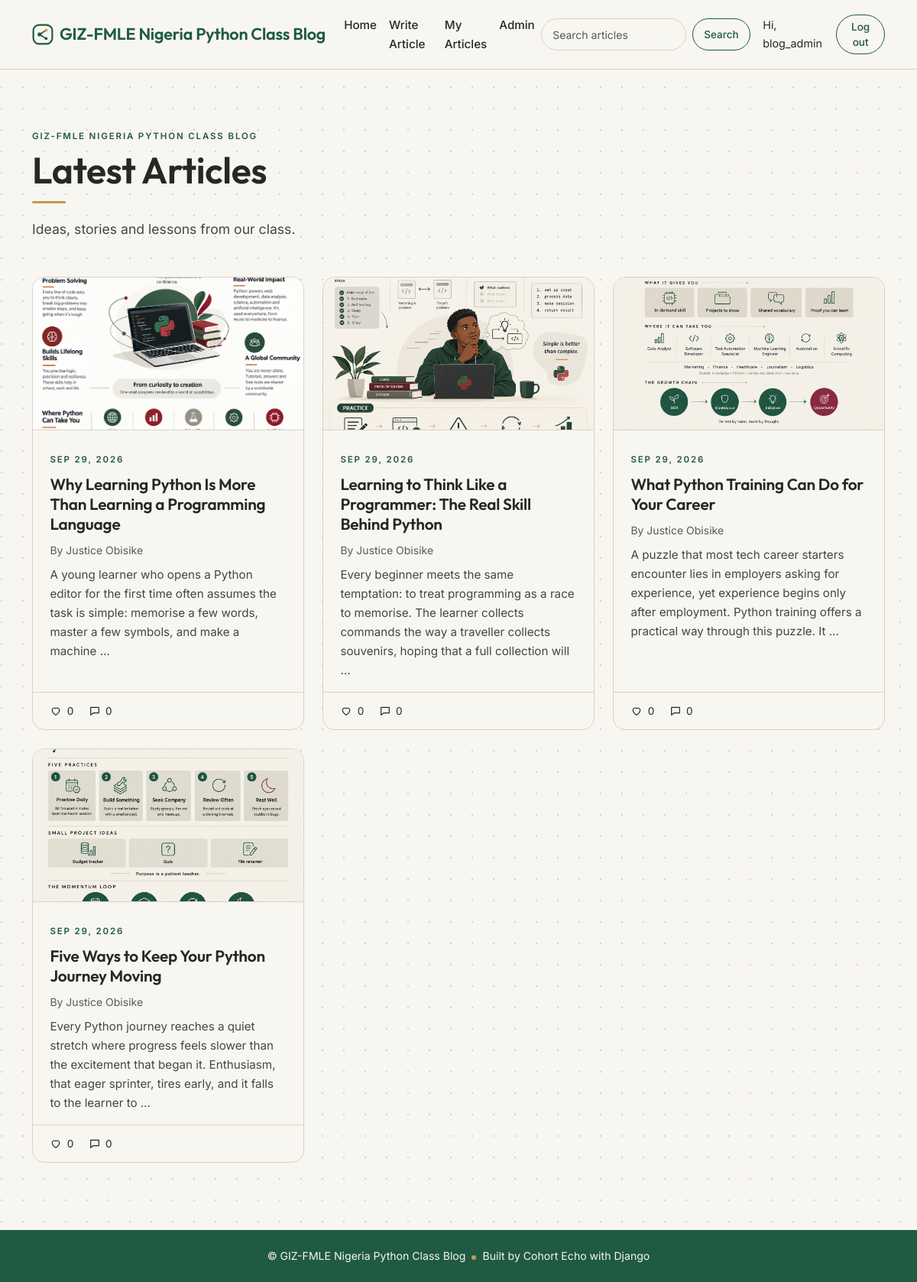
The app's page / (signed in) with its own data.
### blog/models.py (models this page shows, shortened)
class Post(models.Model):
    STATUS_CHOICES = [
        ('draft', 'Draft'),
        ('published', 'Published'),
    ]
    title = models.CharField(max_length=200)
    slug = models.SlugField(max_length=220, unique=True, blank=True)
    author = models.ForeignKey(
        settings.AUTH_USER_MODEL, on_delete=models.CASCADE, related_name='posts'
    )
    cover_image = models.ImageField(upload_to='covers/', blank=True, null=True)
    content = models.TextField()
    status = models.CharField(max_length=10, choices=STATUS_CHOICES, default='published')
    created_at = models.DateTimeField(auto_now_add=True)
    updated_at = models.DateTimeField(auto_now=True)
    likes = models.ManyToManyField(
        settings.AUTH_USER_MODEL, related_name='liked_posts', blank=True
    )
    class Meta:
        ordering = ['-created_at']
    def get_absolute_url(self):
        return reverse('post_detail', kwargs={'slug': self.slug})

### blog/views.py (the view)
# urls.py: path('', views.PostListView.as_view(), name='home'),
class PostListView(ListView):
    template_name = 'blog/home.html'
    context_object_name = 'posts'
    paginate_by = 6
    def get_queryset(self):
        qs = (
            Post.objects.filter(status='published')
            .select_related('author')
            .annotate(
                like_count=Count('likes', distinct=True),
                comment_count=Count(
                    'comments', filter=Q(comments__active=True), distinct=True
                ),
            )
        )
        q = self.request.GET.get('q', '').strip()
        if q:
            qs = qs.filter(Q(title__icontains=q) | Q(content__icontains=q))
        return qs

### blog/context_processors.py (called while the page is built)
def author_status(request):
    return {'is_author': is_author(request.user)}

### blog/permissions.py (called while the page is built)
def is_author(user):
    return user.is_authenticated and (
        user.is_superuser or user.groups.filter(name='Authors').exists()
    )

### templates/blog/home.html (shortened to what this page needs)
{% extends 'base.html' %}
{% block content %}
<header class="page-hero">
  <span class="eyebrow">GIZ-FMLE Nigeria Python Class Blog</span>
  <h1 class="display-title">Latest Articles</h1>
  <div class="amber-rule"></div>
  <p class="lead-text">Ideas, stories and lessons from our class.</p>
</header>
<div class="row row-cols-1 row-cols-md-2 row-cols-lg-3 g-4">
  {% for post in posts %}
    <div class="col">
      <article class="post-card">
        {% if post.cover_image %}
          <img src="{{ post.cover_image.url }}" class="post-card__cover" alt="{{ post.title }}">
        {% endif %}
        <div class="post-card__body">
          <span class="eyebrow">{{ post.created_at|date:"M d, Y" }}</span>
          <h2 class="post-card__title">
            <a href="{{ post.get_absolute_url }}">{{ post.title }}</a>
          </h2>
          <p class="small mb-2" style="opacity:.75;">
            By {{ post.author.get_full_name|default:post.author.username }}
          </p>
          <p class="post-card__excerpt">{{ post.content|truncatewords:30 }}</p>
        </div>
        <div class="post-card__footer">
          <span class="icon-stat">
            <svg viewBox="0 0 24 24"><path d="M12 20s-7-4.4-7-10a4 4 0 0 1 7-2.6A4 4 0 0 1 19 10c0 5.6-7 10-7 10z"/></svg>
            {{ post.like_count }}
          </span>
          <span class="icon-stat">
            <svg viewBox="0 0 24 24"><path d="M4 5h16v11H9l-5 4V5z"/></svg>
            {{ post.comment_count }}
          </span>
        </div>
      </article>
    </div>
  {% empty %}
    <p>No articles found.</p>
  {% endfor %}
</div>
{% endblock %}

### templates/base.html (shortened to what this page needs)
{% load static %}
<!DOCTYPE html>
<html lang="en">
<head>
  <link href="https://cdn.jsdelivr.net/npm/bootstrap@5.3.3/dist/css/bootstrap.min.css" rel="stylesheet">
  <link rel="stylesheet" href="{% static 'css/custom.css' %}?v=2">
</head>
<body class="d-flex flex-column min-vh-100">
<nav class="navbar navbar-expand-lg site-nav sticky-top">
  <div class="container">
    <a class="navbar-brand d-flex align-items-center gap-2" href="{% url 'home' %}">
      <span>GIZ-FMLE Nigeria Python Class Blog</span>
    </a>
    <div class="collapse navbar-collapse" id="mainNav">
      <ul class="navbar-nav me-auto">
        <li class="nav-item"><a class="nav-link" href="{% url 'home' %}">Home</a></li>
        {% if is_author %}
          <li class="nav-item"><a class="nav-link" href="{% url 'post_create' %}">Write Article</a></li>
          <li class="nav-item"><a class="nav-link" href="{% url 'my_posts' %}">My Articles</a></li>
        {% endif %}
        {% if user.is_superuser %}
          <li class="nav-item"><a class="nav-link" href="{% url 'admin:index' %}">Admin</a></li>
        {% endif %}
      </ul>
      <form class="d-flex me-lg-3 my-2 my-lg-0" method="get" action="{% url 'home' %}">
        <input class="form-control form-control-sm search-input me-2" type="search" name="q"
               placeholder="Search articles" value="{{ request.GET.q }}">
        <button class="btn btn-outline-primary btn-sm">Search</button>
      </form>
      <ul class="navbar-nav align-items-lg-center">
        {% if user.is_authenticated %}
          <li class="nav-item navbar-text me-3">Hi, {{ user.username }}</li>
          <li class="nav-item">
            <form method="post" action="{% url 'logout' %}">
              <button class="btn btn-outline-primary btn-sm">Log out</button>
            </form>
          </li>
        {% else %}
          <li class="nav-item"><a class="nav-link" href="{% url 'login' %}">Log in</a></li>
          <li class="nav-item ms-lg-2"><a class="btn btn-primary btn-sm" href="{% url 'signup' %}">Sign up</a></li>
        {% endif %}
      </ul>
    </div>
  </div>
</nav>
<main class="container my-4 flex-grow-1">
  {% block content %}{% endblock %}
</main>
<footer class="site-footer">
  <span>&copy; GIZ-FMLE Nigeria Python Class Blog</span><span class="dot-amber"></span><span>Built by Cohort Echo with Django</span>
</footer>
</body>
</html>

### static/css/custom.css (style rules this page uses)
:root { --warm-white: #F8F6F0; --forest: #1F5A43; --stone: #D8D3C8; --brick: #8B3A42; --charcoal: #252824; --amber: #C69A4A; --radius: 16px; --font-heading: 'Outfit', 'Poppins', system-ui, sans-serif; --font-body: 'Inter', system-ui, -apple-system, 'Segoe UI', sans-serif; --bs-body-bg: #F8F6F0; --bs-body-bg-rgb: 248, 246, 240; --bs-body-color: #252824; --bs-body-color-rgb: 37, 40, 36; --bs-body-font-family: var(--font-body); --bs-link-color-rgb: 31, 90, 67; --bs-link-hover-color-rgb: 37, 40, 36; --bs-danger-rgb: 139, 58, 66; --bs-border-color: #D8D3C8; }
body { font-family: var(--font-body); color: var(--charcoal); background-color: var(--warm-white); line-height: 1.65; }
h1, h2, h3, h4, h5, h6, .navbar-brand, .display-title { font-family: var(--font-heading); font-weight: 600; letter-spacing: -0.01em; color: var(--charcoal); }
a { text-decoration: none; }
.eyebrow { font-size: .72rem; letter-spacing: .16em; text-transform: uppercase; font-weight: 600; color: var(--forest); }
.amber-rule { width: 44px; height: 3px; background: var(--amber); border-radius: 2px; margin: .9rem 0 1.2rem; }
.dot-amber { display: inline-block; width: 6px; height: 6px; border-radius: 50%; background: var(--amber); margin: 0 .5rem; vertical-align: middle; }
.lead-text { font-size: 1.1rem; max-width: 42rem; opacity: .85; }
.page-hero { padding: 3rem 0 2rem; }
.display-title { font-size: clamp(2rem, 4.5vw, 3rem); line-height: 1.1; margin: .4rem 0 0; }
.site-nav { background: var(--warm-white); border-bottom: 1px solid var(--stone); padding: .75rem 0; }
.site-nav .navbar-brand { color: var(--forest); font-size: 1.35rem; }
.site-nav .nav-link { color: var(--charcoal); font-weight: 500; font-size: .95rem; }
.site-nav .navbar-text { color: var(--charcoal); font-size: .9rem; }
.btn { border-radius: 999px; font-weight: 500; padding: .5rem 1.2rem; }
.btn-sm { padding: .3rem .9rem; font-size: .85rem; }
.btn-outline-primary { --bs-btn-color: #1F5A43; --bs-btn-border-color: #1F5A43; --bs-btn-hover-color: #F8F6F0; --bs-btn-hover-bg: #1F5A43; --bs-btn-hover-border-color: #1F5A43; --bs-btn-active-color: #F8F6F0; --bs-btn-active-bg: #1F5A43; --bs-btn-active-border-color: #1F5A43; --bs-btn-focus-shadow-rgb: 31, 90, 67; }
.form-control, .form-select { background-color: var(--warm-white); border: 1px solid var(--stone); border-radius: 12px; color: var(--charcoal); padding: .6rem .9rem; }
.search-input { min-width: 190px; border-radius: 999px; }
.post-card { display: flex; flex-direction: column; height: 100%; background: var(--warm-white); border: 1px solid var(--stone); border-radius: var(--radius); overflow: hidden; transition: border-color .2s ease; }
.post-card__cover { width: 100%; height: 200px; object-fit: cover; display: block; border-bottom: 1px solid var(--stone); }
.post-card__body { padding: 1.4rem 1.4rem 1rem; flex-grow: 1; }
.post-card__title { font-size: 1.3rem; line-height: 1.25; margin: .5rem 0 .6rem; }
.post-card__title a { color: var(--charcoal); }
.post-card__excerpt { font-size: .95rem; opacity: .85; margin: 0; }
.post-card__footer { display: flex; gap: 1.2rem; align-items: center; padding: .8rem 1.4rem; border-top: 1px solid var(--stone); font-size: .85rem; }
.icon-stat { display: inline-flex; align-items: center; gap: .4rem; }
.icon-stat svg, .chip svg { width: 16px; height: 16px; fill: none; stroke: currentColor; stroke-width: 1.8; stroke-linecap: round; stroke-linejoin: round; }
.site-footer { background: var(--forest); color: var(--warm-white); text-align: center; padding: 1.4rem 0; margin-top: 4rem; font-size: .88rem; }

### records on screen
Post: cover_image (picture), created_at "SEP 29, 2026", title "Why Learning Python Is More Than Learning a Programming Language", author.get_full_name "Justice Obisike", content "A young learner who opens a Python editor for the first time often assumes the task is simple: memorise a few words, master a few symbols, and make a machine …", like_count "0", comment_count "0"
Post: cover_image (picture), created_at "SEP 29, 2026", title "Learning to Think Like a Programmer: The Real Skill Behind Python", author.get_full_name "Justice Obisike", content "Every beginner meets the same temptation: to treat programming as a race to memorise. The learner collects commands the way a traveller collects souvenirs, hoping that a full collection will …", like_count "0", comment_count "0"
Post: cover_image (picture), created_at "SEP 29, 2026", title "What Python Training Can Do for Your Career", author.get_full_name "Justice Obisike", content "A puzzle that most tech career starters encounter lies in employers asking for experience, yet experience begins only after employment. Python training offers a practical way through this puzzle. It …", like_count "0", comment_count "0"
Post: cover_image (picture), created_at "SEP 29, 2026", title "Five Ways to Keep Your Python Journey Moving", author.get_full_name "Justice Obisike", content "Every Python journey reaches a quiet stretch where progress feels slower than the excitement that began it. Enthusiasm, that eager sprinter, tires early, and it falls to the learner to …", like_count "0", comment_count "0"

### other values on screen
{{ user.username }} "blog_admin"
